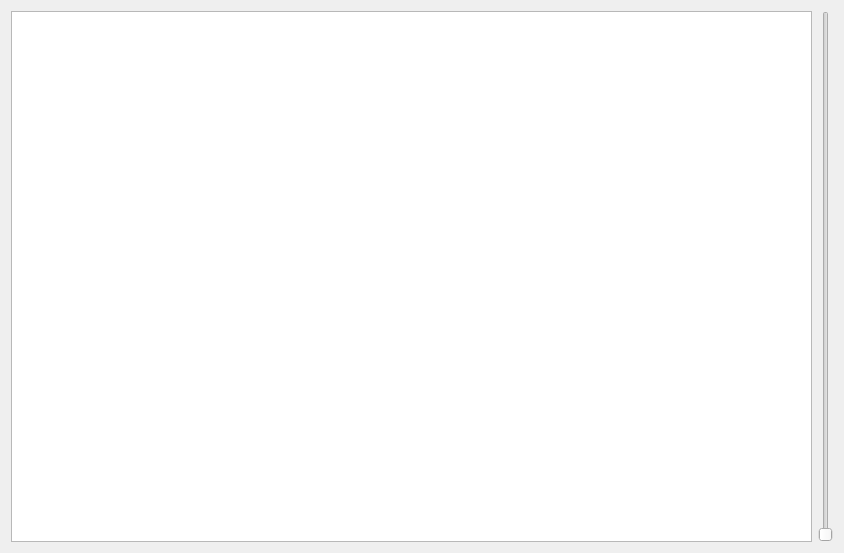
<?xml version="1.0" encoding="UTF-8"?>
<ui version="4.0">
 <class>Carte</class>
 <widget class="QWidget" name="Carte">
  <property name="geometry">
   <rect>
    <x>0</x>
    <y>0</y>
    <width>844</width>
    <height>553</height>
   </rect>
  </property>
  <property name="cursor">
   <cursorShape>ArrowCursor</cursorShape>
  </property>
  <property name="windowTitle">
   <string>Form</string>
  </property>
  <layout class="QHBoxLayout" name="horizontalLayout">
   <item>
    <widget class="QGraphicsView" name="mapDisplay">
     <property name="cursor" stdset="0">
      <cursorShape>OpenHandCursor</cursorShape>
     </property>
    </widget>
   </item>
   <item>
    <widget class="QSlider" name="zoom">
     <property name="minimum">
      <number>30</number>
     </property>
     <property name="maximum">
      <number>100</number>
     </property>
     <property name="orientation">
      <enum>Qt::Vertical</enum>
     </property>
    </widget>
   </item>
  </layout>
 </widget>
 <resources/>
 <connections/>
</ui>
